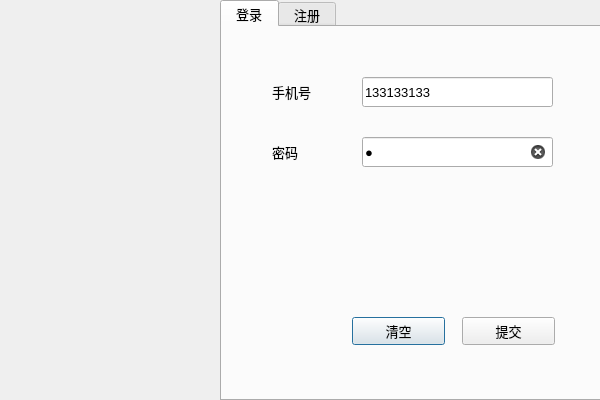
<?xml version="1.0" encoding="UTF-8"?>
<ui version="4.0">
 <class>LoginDialog</class>
 <widget class="QDialog" name="LoginDialog">
  <property name="geometry">
   <rect>
    <x>0</x>
    <y>0</y>
    <width>600</width>
    <height>400</height>
   </rect>
  </property>
  <property name="minimumSize">
   <size>
    <width>600</width>
    <height>400</height>
   </size>
  </property>
  <property name="maximumSize">
   <size>
    <width>600</width>
    <height>400</height>
   </size>
  </property>
  <property name="font">
   <font>
    <pointsize>10</pointsize>
   </font>
  </property>
  <property name="windowTitle">
   <string>Dialog</string>
  </property>
  <widget class="QTabWidget" name="tw_page">
   <property name="geometry">
    <rect>
     <x>220</x>
     <y>0</y>
     <width>381</width>
     <height>401</height>
    </rect>
   </property>
   <property name="currentIndex">
    <number>0</number>
   </property>
   <widget class="QWidget" name="page_1">
    <attribute name="title">
     <string> 登录 </string>
    </attribute>
    <widget class="QPushButton" name="pb_clear">
     <property name="geometry">
      <rect>
       <x>130</x>
       <y>290</y>
       <width>93</width>
       <height>28</height>
      </rect>
     </property>
     <property name="text">
      <string>清空</string>
     </property>
    </widget>
    <widget class="QPushButton" name="pb_commit">
     <property name="geometry">
      <rect>
       <x>240</x>
       <y>290</y>
       <width>93</width>
       <height>28</height>
      </rect>
     </property>
     <property name="text">
      <string>提交</string>
     </property>
    </widget>
    <widget class="QLabel" name="lb_tel">
     <property name="geometry">
      <rect>
       <x>50</x>
       <y>50</y>
       <width>91</width>
       <height>30</height>
      </rect>
     </property>
     <property name="text">
      <string>手机号</string>
     </property>
    </widget>
    <widget class="QLabel" name="lb_password">
     <property name="geometry">
      <rect>
       <x>50</x>
       <y>110</y>
       <width>91</width>
       <height>30</height>
      </rect>
     </property>
     <property name="text">
      <string>密码</string>
     </property>
    </widget>
    <widget class="QLineEdit" name="le_tel">
     <property name="geometry">
      <rect>
       <x>140</x>
       <y>50</y>
       <width>191</width>
       <height>30</height>
      </rect>
     </property>
     <property name="text">
      <string>133133133</string>
     </property>
    </widget>
    <widget class="QLineEdit" name="le_password">
     <property name="geometry">
      <rect>
       <x>140</x>
       <y>110</y>
       <width>191</width>
       <height>30</height>
      </rect>
     </property>
     <property name="text">
      <string>1</string>
     </property>
     <property name="echoMode">
      <enum>QLineEdit::Password</enum>
     </property>
     <property name="clearButtonEnabled">
      <bool>true</bool>
     </property>
    </widget>
   </widget>
   <widget class="QWidget" name="page_2">
    <attribute name="title">
     <string> 注册 </string>
    </attribute>
    <widget class="QLineEdit" name="le_tel_register">
     <property name="geometry">
      <rect>
       <x>140</x>
       <y>50</y>
       <width>191</width>
       <height>30</height>
      </rect>
     </property>
     <property name="toolTip">
      <string>&lt;html&gt;&lt;head/&gt;&lt;body&gt;&lt;p&gt;输入8-11位手机号&lt;/p&gt;&lt;/body&gt;&lt;/html&gt;</string>
     </property>
    </widget>
    <widget class="QPushButton" name="pb_clear_register">
     <property name="geometry">
      <rect>
       <x>130</x>
       <y>290</y>
       <width>93</width>
       <height>28</height>
      </rect>
     </property>
     <property name="text">
      <string>清空</string>
     </property>
    </widget>
    <widget class="QLabel" name="lb_password_register">
     <property name="geometry">
      <rect>
       <x>50</x>
       <y>110</y>
       <width>91</width>
       <height>30</height>
      </rect>
     </property>
     <property name="text">
      <string>密码</string>
     </property>
    </widget>
    <widget class="QPushButton" name="pb_commit_register">
     <property name="geometry">
      <rect>
       <x>240</x>
       <y>290</y>
       <width>93</width>
       <height>28</height>
      </rect>
     </property>
     <property name="text">
      <string>提交</string>
     </property>
    </widget>
    <widget class="QLineEdit" name="le_password_register">
     <property name="geometry">
      <rect>
       <x>140</x>
       <y>110</y>
       <width>191</width>
       <height>30</height>
      </rect>
     </property>
     <property name="toolTip">
      <string>&lt;html&gt;&lt;head/&gt;&lt;body&gt;&lt;p&gt;输入20位以内密码&lt;/p&gt;&lt;p&gt;可以是字符或数字&lt;/p&gt;&lt;/body&gt;&lt;/html&gt;</string>
     </property>
     <property name="echoMode">
      <enum>QLineEdit::Password</enum>
     </property>
     <property name="clearButtonEnabled">
      <bool>true</bool>
     </property>
    </widget>
    <widget class="QLabel" name="lb_tel_register">
     <property name="geometry">
      <rect>
       <x>50</x>
       <y>50</y>
       <width>91</width>
       <height>30</height>
      </rect>
     </property>
     <property name="text">
      <string>手机号</string>
     </property>
    </widget>
    <widget class="QLabel" name="lb_confirm_register">
     <property name="geometry">
      <rect>
       <x>50</x>
       <y>170</y>
       <width>91</width>
       <height>30</height>
      </rect>
     </property>
     <property name="text">
      <string>确认密码</string>
     </property>
    </widget>
    <widget class="QLineEdit" name="le_confirm_register">
     <property name="geometry">
      <rect>
       <x>140</x>
       <y>170</y>
       <width>191</width>
       <height>30</height>
      </rect>
     </property>
     <property name="toolTip">
      <string>&lt;html&gt;&lt;head/&gt;&lt;body&gt;&lt;p&gt;确认密码, 保证两次输入一致&lt;/p&gt;&lt;/body&gt;&lt;/html&gt;</string>
     </property>
     <property name="echoMode">
      <enum>QLineEdit::Password</enum>
     </property>
     <property name="clearButtonEnabled">
      <bool>true</bool>
     </property>
    </widget>
    <widget class="QLineEdit" name="le_name_register">
     <property name="geometry">
      <rect>
       <x>140</x>
       <y>230</y>
       <width>191</width>
       <height>30</height>
      </rect>
     </property>
     <property name="toolTip">
      <string>&lt;html&gt;&lt;head/&gt;&lt;body&gt;&lt;p&gt;输入10位以内昵称&lt;/p&gt;&lt;/body&gt;&lt;/html&gt;</string>
     </property>
    </widget>
    <widget class="QLabel" name="lb_name_register">
     <property name="geometry">
      <rect>
       <x>50</x>
       <y>230</y>
       <width>91</width>
       <height>30</height>
      </rect>
     </property>
     <property name="text">
      <string>昵称</string>
     </property>
    </widget>
   </widget>
  </widget>
  <widget class="QLabel" name="lb_icon">
   <property name="geometry">
    <rect>
     <x>0</x>
     <y>0</y>
     <width>220</width>
     <height>400</height>
    </rect>
   </property>
   <property name="text">
    <string/>
   </property>
   <property name="pixmap">
    <pixmap resource="resource.qrc">:/images/register.png</pixmap>
   </property>
   <property name="scaledContents">
    <bool>true</bool>
   </property>
  </widget>
 </widget>
 <tabstops>
  <tabstop>le_tel_register</tabstop>
  <tabstop>le_password_register</tabstop>
  <tabstop>le_confirm_register</tabstop>
  <tabstop>le_name_register</tabstop>
  <tabstop>pb_commit_register</tabstop>
  <tabstop>pb_clear_register</tabstop>
  <tabstop>tw_page</tabstop>
  <tabstop>le_tel</tabstop>
  <tabstop>le_password</tabstop>
  <tabstop>pb_commit</tabstop>
  <tabstop>pb_clear</tabstop>
 </tabstops>
 <resources>
  <include location="resource.qrc"/>
 </resources>
 <connections/>
</ui>
